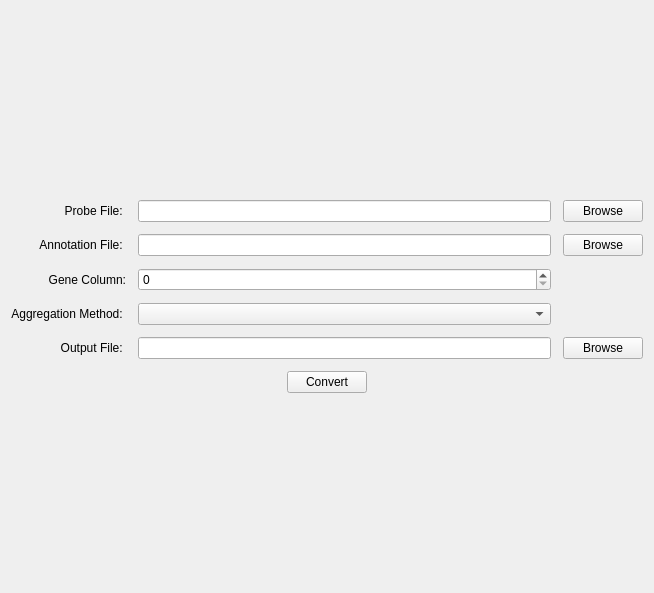
<?xml version="1.0" encoding="UTF-8"?>
<ui version="4.0">
 <class>UiProbeToGene</class>
 <widget class="QWidget" name="UiProbeToGene">
  <property name="geometry">
   <rect>
    <x>0</x>
    <y>0</y>
    <width>654</width>
    <height>593</height>
   </rect>
  </property>
  <property name="windowTitle">
   <string>Form</string>
  </property>
  <layout class="QVBoxLayout" name="verticalLayout" stretch="0,1,0,0">
   <property name="spacing">
    <number>12</number>
   </property>
   <item>
    <spacer name="verticalSpacer">
     <property name="orientation">
      <enum>Qt::Vertical</enum>
     </property>
     <property name="sizeHint" stdset="0">
      <size>
       <width>20</width>
       <height>40</height>
      </size>
     </property>
    </spacer>
   </item>
   <item>
    <layout class="QGridLayout" name="gridLayout">
     <item row="0" column="2">
      <widget class="QPushButton" name="browse_probe_file">
       <property name="cursor">
        <cursorShape>PointingHandCursor</cursorShape>
       </property>
       <property name="text">
        <string>Browse</string>
       </property>
       <property name="ok-class" stdset="0">
        <string>button</string>
       </property>
       <property name="ok-type" stdset="0">
        <string>primary</string>
       </property>
       <property name="ok-size" stdset="0">
        <string>small</string>
       </property>
      </widget>
     </item>
     <item row="1" column="0">
      <widget class="QLabel" name="label_2">
       <property name="text">
        <string>Annotation File: </string>
       </property>
       <property name="alignment">
        <set>Qt::AlignRight|Qt::AlignTrailing|Qt::AlignVCenter</set>
       </property>
      </widget>
     </item>
     <item row="0" column="1">
      <widget class="QLineEdit" name="probe_file"/>
     </item>
     <item row="3" column="0">
      <widget class="QLabel" name="label_4">
       <property name="text">
        <string>Aggregation Method: </string>
       </property>
       <property name="alignment">
        <set>Qt::AlignRight|Qt::AlignTrailing|Qt::AlignVCenter</set>
       </property>
      </widget>
     </item>
     <item row="1" column="2">
      <widget class="QPushButton" name="browse_anno_file">
       <property name="cursor">
        <cursorShape>PointingHandCursor</cursorShape>
       </property>
       <property name="text">
        <string>Browse</string>
       </property>
       <property name="ok-class" stdset="0">
        <string>button</string>
       </property>
       <property name="ok-type" stdset="0">
        <string>primary</string>
       </property>
       <property name="ok-size" stdset="0">
        <string>small</string>
       </property>
      </widget>
     </item>
     <item row="2" column="0">
      <widget class="QLabel" name="label_3">
       <property name="text">
        <string>Gene Column:</string>
       </property>
       <property name="alignment">
        <set>Qt::AlignRight|Qt::AlignTrailing|Qt::AlignVCenter</set>
       </property>
      </widget>
     </item>
     <item row="1" column="1">
      <widget class="QLineEdit" name="anno_file"/>
     </item>
     <item row="0" column="0">
      <widget class="QLabel" name="label">
       <property name="text">
        <string>Probe File: </string>
       </property>
       <property name="alignment">
        <set>Qt::AlignRight|Qt::AlignTrailing|Qt::AlignVCenter</set>
       </property>
      </widget>
     </item>
     <item row="4" column="2">
      <widget class="QPushButton" name="browse_outfile">
       <property name="cursor">
        <cursorShape>PointingHandCursor</cursorShape>
       </property>
       <property name="text">
        <string>Browse</string>
       </property>
       <property name="ok-class" stdset="0">
        <string>button</string>
       </property>
       <property name="ok-type" stdset="0">
        <string>primary</string>
       </property>
       <property name="ok-size" stdset="0">
        <string>small</string>
       </property>
      </widget>
     </item>
     <item row="3" column="1">
      <widget class="QComboBox" name="method"/>
     </item>
     <item row="2" column="1">
      <widget class="QSpinBox" name="column"/>
     </item>
     <item row="4" column="1">
      <widget class="QLineEdit" name="outfile"/>
     </item>
     <item row="4" column="0">
      <widget class="QLabel" name="label_5">
       <property name="text">
        <string>Output File: </string>
       </property>
       <property name="alignment">
        <set>Qt::AlignRight|Qt::AlignTrailing|Qt::AlignVCenter</set>
       </property>
      </widget>
     </item>
    </layout>
   </item>
   <item>
    <layout class="QHBoxLayout" name="horizontalLayout">
     <item>
      <spacer name="horizontalSpacer">
       <property name="orientation">
        <enum>Qt::Horizontal</enum>
       </property>
       <property name="sizeHint" stdset="0">
        <size>
         <width>40</width>
         <height>20</height>
        </size>
       </property>
      </spacer>
     </item>
     <item>
      <widget class="QPushButton" name="convert">
       <property name="cursor">
        <cursorShape>PointingHandCursor</cursorShape>
       </property>
       <property name="text">
        <string>Convert</string>
       </property>
       <property name="ok-class" stdset="0">
        <string>button</string>
       </property>
       <property name="ok-type" stdset="0">
        <string>primary</string>
       </property>
       <property name="ok-size" stdset="0">
        <string>middle</string>
       </property>
      </widget>
     </item>
     <item>
      <spacer name="horizontalSpacer_2">
       <property name="orientation">
        <enum>Qt::Horizontal</enum>
       </property>
       <property name="sizeHint" stdset="0">
        <size>
         <width>40</width>
         <height>20</height>
        </size>
       </property>
      </spacer>
     </item>
    </layout>
   </item>
   <item>
    <spacer name="verticalSpacer_2">
     <property name="orientation">
      <enum>Qt::Vertical</enum>
     </property>
     <property name="sizeHint" stdset="0">
      <size>
       <width>20</width>
       <height>40</height>
      </size>
     </property>
    </spacer>
   </item>
  </layout>
 </widget>
 <resources/>
 <connections/>
</ui>
